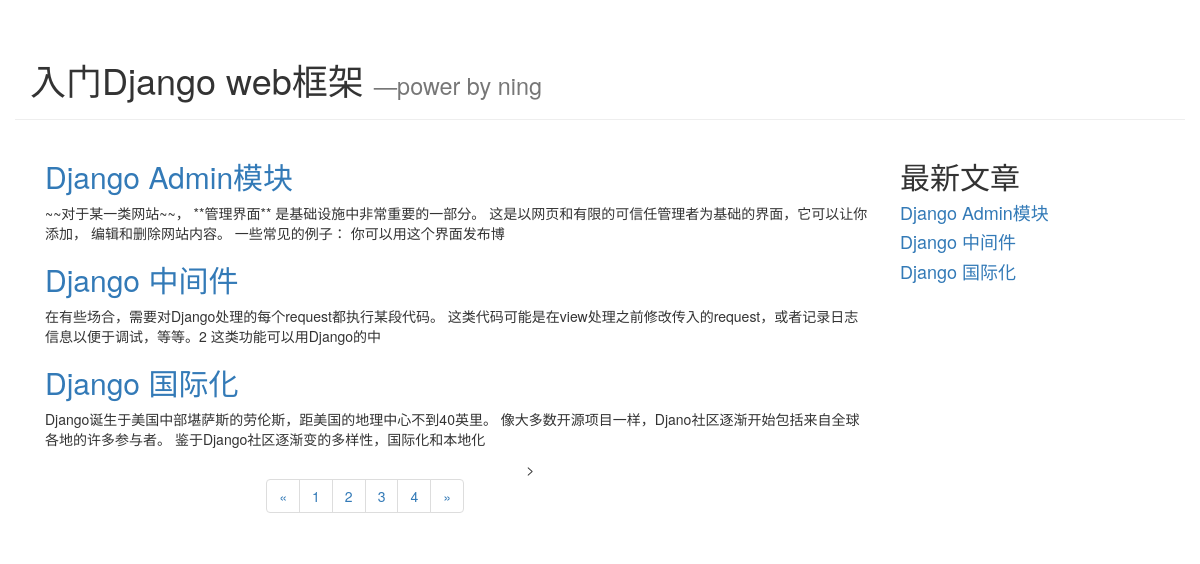
The app's page /blog/index with its own data.
### blog/models.py (models this page shows, shortened)
class Article(models.Model):
    article_id = models.AutoField(primary_key=True)
    title = models.TextField()
    brief_content = models.TextField()
    content = models.TextField()
    publish_date = models.DateTimeField(auto_now=True)

### blog/views.py (the view)
# urls.py: path('index', blog.views.get_index_page),
def get_index_page(request):
    page = request.GET.get('page')
    if page:
        page = int(page)
    else:
        page = 1
    print('page param:',page)
    all_article = Article.objects.all()#取出所有文章
    paginator = Paginator(all_article,3)
    page_num = paginator.num_pages
    print('page num:',page_num)
    page_article_list = paginator.page(page)
    if page_article_list.has_next():#diango paginator的has_next/previous方法
        next_page = page + 1
    else:
        next_page = page
    if page_article_list.has_previous():
        previous_page = page - 1
    else:
        previous_page = page
    return render(request, 'blog/index.html',
                  {
                        'article_list' : page_article_list,
                        'page_num' : range(1, page_num + 1),
                        'curr_page': page,
                        'next_page': next_page,
                        'previous_page':previous_page
                  }
                  )

### blog/templates/blog/index.html (shortened to what this page needs)
<!DOCTYPE html>
<html lang="en">
<head>
    <link rel="stylesheet" href="https://stackpath.bootstrapcdn.com/bootstrap/3.4.1/css/bootstrap.min.css">
</head>
<body>
<div class="container page-header">
    <h1>入门Django web框架
        <small>—power by ning</small>
    </h1>
</div>
<div class="container page-body">
    <div class="col-md-9" role="main">
        <div class="body-main">
            {% for article in article_list %}
                <div>
                    <h2><a href="/blog/detail/{{ article.article_id }}">{{ article.title }}</a></h2>
                    <p>
                        {{ article.brief_content }}
                    </p>
                </div>
            {% endfor %}
        </div>
        <div class = "body-footer">
            <div class = "col-md-4 col-md-offset-3">
                <nav aria-label="Page navigation">
                    <ul class="pagination">
                        <li>
                            <a href="/blog/index?page={{ previous_page }}" aria-label="Previous">
                                <span aria-hidden="true">&laquo;</span>
                            </a>
                        </li>
                        {% for num in page_num %}
                            <li><a href="/blog/index?page={{ num }}">{{ num }}</a></li>
                        {% endfor %}
                        <li>
                            <a href="/blog/index?page={{ next_page }}" aria-label="Next">
                                <span aria-hidden="true">&raquo;</span>
                            </a>
                        </li>
                    </ul>
                </nav>
            </div>>
        </div>
    </div>
    <div class="col-md-3" role="complementary">
        <div>
            <h2>最新文章</h2>
            {% for article in article_list %}
                <h4><a href="/blog/detail/{{ article.article_id }}">{{ article.title }}</a></h4>
            {% endfor %}
        </div>
    </div>
</div>
</body>
</html>

### records on screen
Article: title "Django Admin模块", brief_content "~~对于某一类网站~~， **管理界面** 是基础设施中非常重要的一部分。 这是以网页和有限的可信任管理者为基础的界面，它可以让你添加， 编辑和删除网站内容。 一些常见的例子： 你可以用这个界面发布博"
Article: title "Django 中间件", brief_content "在有些场合，需要对Django处理的每个request都执行某段代码。 这类代码可能是在view处理之前修改传入的request，或者记录日志信息以便于调试，等等。2 这类功能可以用Django的中"
Article: title "Django 国际化", brief_content "Django诞生于美国中部堪萨斯的劳伦斯，距美国的地理中心不到40英里。 像大多数开源项目一样，Djano社区逐渐开始包括来自全球各地的许多参与者。 鉴于Django社区逐渐变的多样性，国际化和本地化"

### other values on screen
{{ num }} "1" "2" "3" "4"
